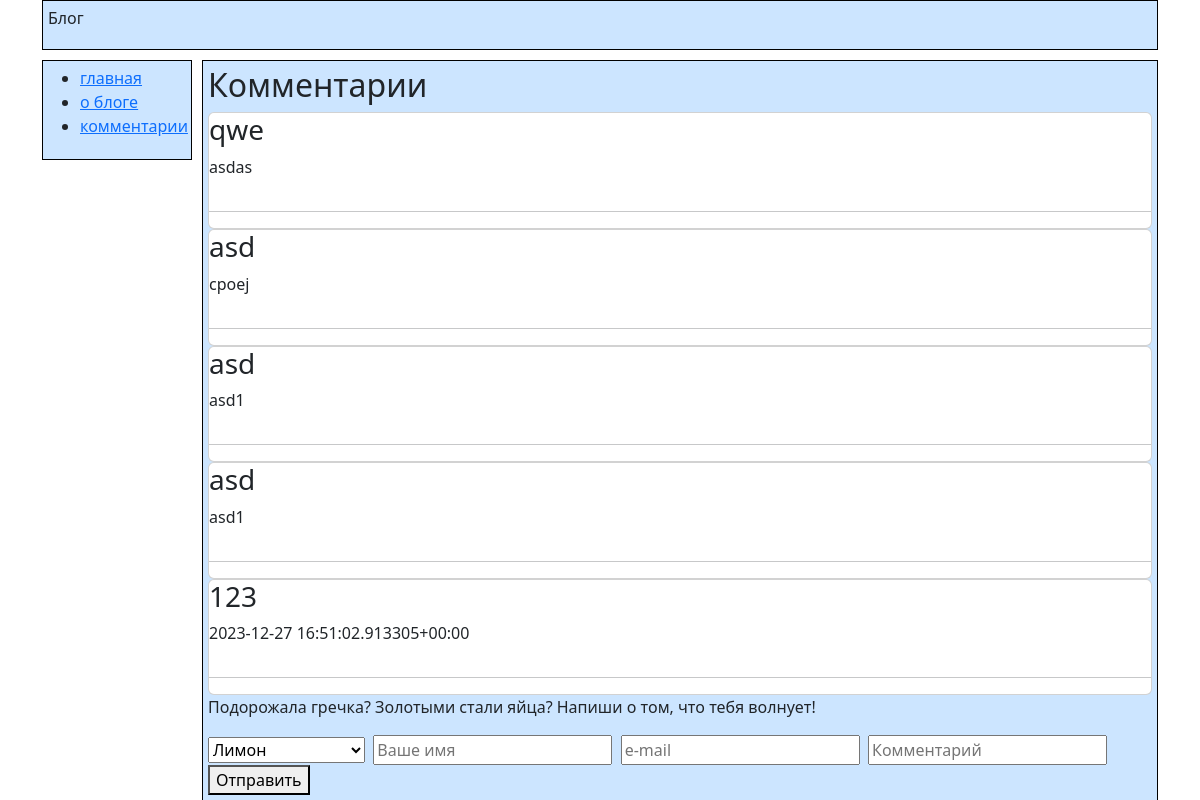
The app's page /comments/, older data.
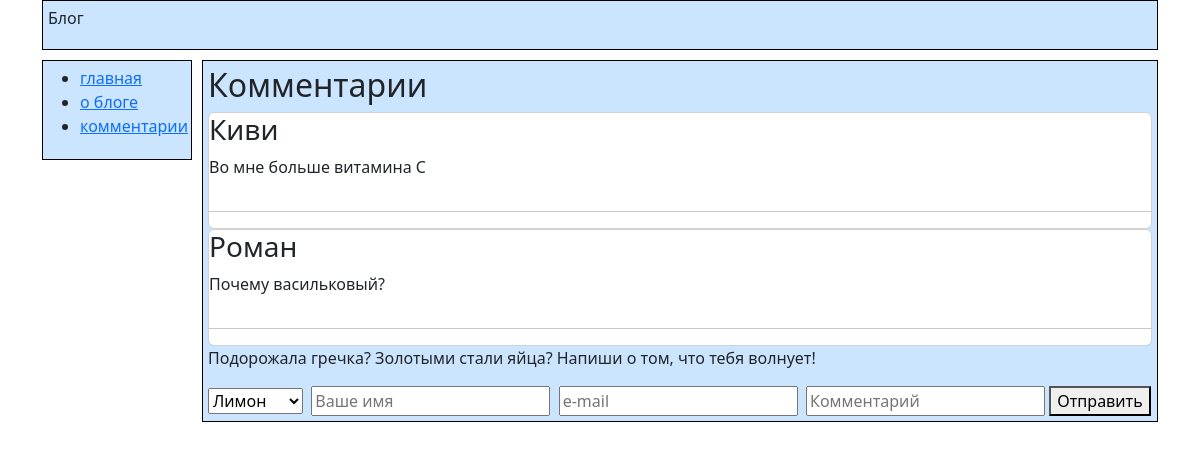
The same page, newer data.
### catalog/models.py (models this page shows, shortened)
class ProductComment(models.Model):
    user_name = models.CharField(max_length=40, blank=False)
    email = models.EmailField(max_length=60, blank=False)
    feedback = models.CharField(null=True, max_length=300, blank=False)
    product = models.ForeignKey(Product, on_delete=models.CASCADE)
    checkbox = models.BooleanField(default=False)

### catalog/views.py (the view)
# urls.py: path('comments/', comments, name='comments'),
def comments(request):
    products = Product.objects.values('id', 'name')
    title = 'Комментарии'
    comment = ProductComment.objects.filter(checkbox=True).order_by('-id')
    data = {'menu':menu, 'title':title, 'products':products, 'comment': comment}
    return render(request, "./comments.html", context=data)

### templates/comments.html (shortened to what this page needs)
{% extends 'base.html'%}
{% block content %}
<h2>{{ title }}</h2>
{% for el in comment %}
  <div class="card">
    {% if el.checkbox == True %}
    <h3>{{el.user_name}}</h3>
    <p>{{el.feedback}}</p>
    <hr class="hr-line">
    {% endif %}
  </div>
{% endfor %}
<p>Подорожала гречка? Золотыми стали яйца? Напиши о том, что тебя волнует!</p>
<form action="{% url 'thanks_page' %}" method="POST">
    <select name="product">
        {% for p in products %}
            <option value="{{p.id}}">{{p.name}}</option>
        {% endfor %}
    </select>
    <input name="user_name" id="user_name" required placeholder="Ваше имя">
    <input name="email" id="email" required placeholder="e-mail">
    <input name="feedback" id="feedback" required placeholder="Комментарий">
    <button type="submit">Отправить</button>
</form>
{% endblock %}

### templates/base.html (shortened to what this page needs)
{% load static %}
<!DOCTYPE html>
<html lang="en">
<head>
    <link href="https://cdn.jsdelivr.net/npm/bootstrap@5.3.2/dist/css/bootstrap.min.css" rel="stylesheet">
    <link rel="stylesheet" href="{% static 'css/base.css' %}">
</head>
<body>
    <div class="container">
        <div class="header item">
            Блог
        </div>
        <div class="sidebar item">
            <ul>
                {% for key, value in menu.items %}
                <li><a href='{{ value }}'>{{ key }}</a></li>
                {% endfor %}
            </ul>
        </div>
        <div class="content item">
            {% block content %}
            {% endblock %}
        </div>
    </div>
</body>
</html>

### static/css/base.css (style rules this page uses)
.container { display: grid; grid-template-areas: 'header header' 'sidebar content'; gap: 10px; grid-template-columns: 150px 1fr; grid-template-rows: 50px 1fr; }
.header { grid-area: header; }
.sidebar { grid-area: sidebar; align-self: start; }
.content { grid-area: content; }
.item { border: 1px solid black; padding: 5px; background-color: #CCE5FF; }

Row changes from the older to the newer data that the page shows:
removed ProductComment: user_name "qwe", feedback "asdas"
removed ProductComment: user_name "asd", feedback "cpoej"
removed ProductComment: user_name "asd", feedback "asd1"
removed ProductComment: user_name "asd", feedback "asd1"
removed ProductComment: user_name "123", feedback "2023-12-27 16:51:02.913305+00:00"
added ProductComment: user_name "Киви", feedback "Во мне больше витамина С"
added ProductComment: user_name "Роман", feedback "Почему васильковый?"
